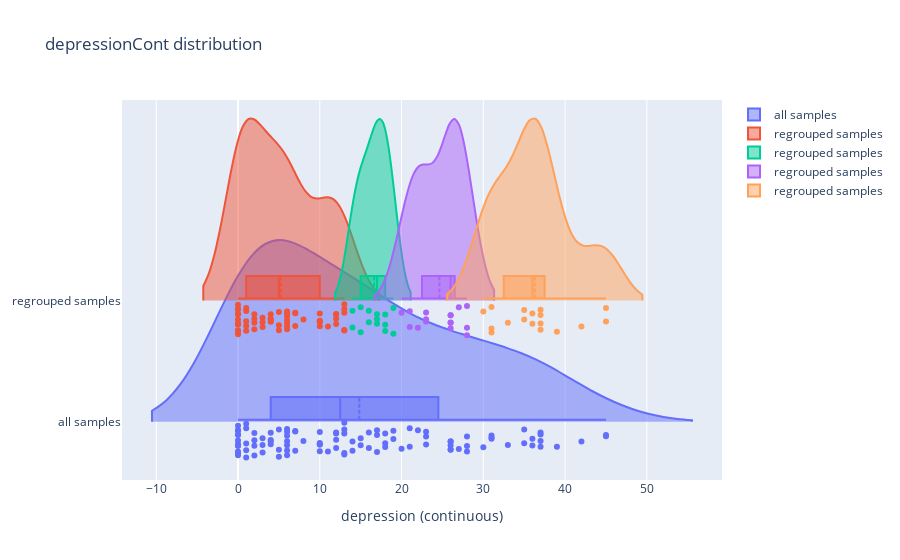

The notebook cell this image was saved under:
### Code cell
fig = go.Figure()

mask_minimal_depression = participant_data[mask_0]["depressionCont"] <= 13
mask_mild_depression = (14 <= participant_data[mask_0]["depressionCont"]) * (participant_data[mask_0]["depressionCont"] <= 19)
mask_moderate_depression = (20 <= participant_data[mask_0]["depressionCont"]) * (participant_data[mask_0]["depressionCont"] <= 28)
mask_severe_depression = (29 <= participant_data[mask_0]["depressionCont"]) * (participant_data[mask_0]["depressionCont"] <= 63)

fig.add_trace(
    go.Violin(
        x = participant_data[mask_0]["depressionCont"],
        side="positive",
        pointpos= -0.1,
        name = "all samples"
    )
)

fig.add_trace(
    go.Violin(
        x = participant_data[mask_0][mask_minimal_depression]["depressionCont"],
        side="positive",
        pointpos= -0.1,
        name = "regrouped samples"
    )
)

fig.add_trace(
    go.Violin(
        x = participant_data[mask_0][mask_mild_depression]["depressionCont"],
        side="positive",
        pointpos= -0.1,
        name = "regrouped samples"
    )
)

fig.add_trace(
    go.Violin(
        x = participant_data[mask_0][mask_moderate_depression]["depressionCont"],
        side="positive",
        pointpos= -0.1,
        name = "regrouped samples"
    )
)


fig.add_trace(
    go.Violin(
        x = participant_data[mask_0][mask_severe_depression]["depressionCont"],
        side="positive",
        pointpos= -0.1,
        name = "regrouped samples"
    )
)

fig.update_traces(meanline_visible=True,
                  box_visible=True,
                  points='all', # show all points
                  jitter=0.1,  # add some jitter on points for better visibility
                  scalemode='count') #scale violin plot area with total count
fig.update_traces(orientation='h', side='positive', width=3)

fig.update_layout(
    title_text="depressionCont distribution",
    violingap=0, violingroupgap=1, violinmode='overlay',
    xaxis_title="depression (continuous)")
fig.show()

### Figure 1 — Plotly figure (JSON) as saved in the notebook; plotly's stock layout.template omitted (floating-point values rounded to 4 significant figures)
{"data": [{"box": {"visible": true}, "jitter": 0.1, "meanline": {"visible": true}, "name": "all samples", "orientation": "h", "pointpos": -0.1, "points": "all", "scalemode": "count", "side": "positive", "type": "violin", "width": 3, "x": [12, 0, 13, 31, 5, 0, 0, 0, 6, 28, 18, 17, 26, 10, 10, 23, 23, 6, 20, 31, 2, 3, 42, 36, 18, 1, 23, 0, 0, 10, 0, 21, 2, 21, 10, 4, 5, 1, 12, 19, 10, 26, 35, 26, 45, 15, 0, 31, 5, 37, 26, 16, 7, 3, 3, 22, 28, 0, 17, 27, 8, 30, 45, 1, 6, 7, 6, 14, 37, 18, 4, 0, 39, 0, 16, 14, 28, 0, 35, 17, 37, 26, 33, 4, 6, 11, 13, 6, 12, 7, 1, 1, 13, 13, 37, 19, 2, 4, 12, 36, 13, 2, 15, 6]}, {"box": {"visible": true}, "jitter": 0.1, "meanline": {"visible": true}, "name": "regrouped samples", "orientation": "h", "pointpos": -0.1, "points": "all", "scalemode": "count", "side": "positive", "type": "violin", "width": 3, "x": [12, 0, 13, 5, 0, 0, 0, 6, 10, 10, 6, 2, 3, 1, 0, 0, 10, 0, 2, 10, 4, 5, 1, 12, 10, 0, 5, 7, 3, 3, 0, 8, 1, 6, 7, 6, 4, 0, 0, 0, 4, 6, 11, 13, 6, 12, 7, 1, 1, 13, 13, 2, 4, 12, 13, 2, 6]}, {"box": {"visible": true}, "jitter": 0.1, "meanline": {"visible": true}, "name": "regrouped samples", "orientation": "h", "pointpos": -0.1, "points": "all", "scalemode": "count", "side": "positive", "type": "violin", "width": 3, "x": [18, 17, 18, 19, 15, 16, 17, 14, 18, 16, 14, 17, 19, 15]}, {"box": {"visible": true}, "jitter": 0.1, "meanline": {"visible": true}, "name": "regrouped samples", "orientation": "h", "pointpos": -0.1, "points": "all", "scalemode": "count", "side": "positive", "type": "violin", "width": 3, "x": [28, 26, 23, 23, 20, 23, 21, 21, 26, 26, 26, 22, 28, 27, 28, 26]}, {"box": {"visible": true}, "jitter": 0.1, "meanline": {"visible": true}, "name": "regrouped samples", "orientation": "h", "pointpos": -0.1, "points": "all", "scalemode": "count", "side": "positive", "type": "violin", "width": 3, "x": [31, 31, 42, 36, 35, 45, 31, 37, 30, 45, 37, 39, 35, 37, 33, 37, 36]}], "layout": {"title": {"text": "depressionCont distribution"}, "violingap": 0, "violingroupgap": 1, "violinmode": "overlay", "xaxis": {"title": {"text": "depression (continuous)"}}}}
